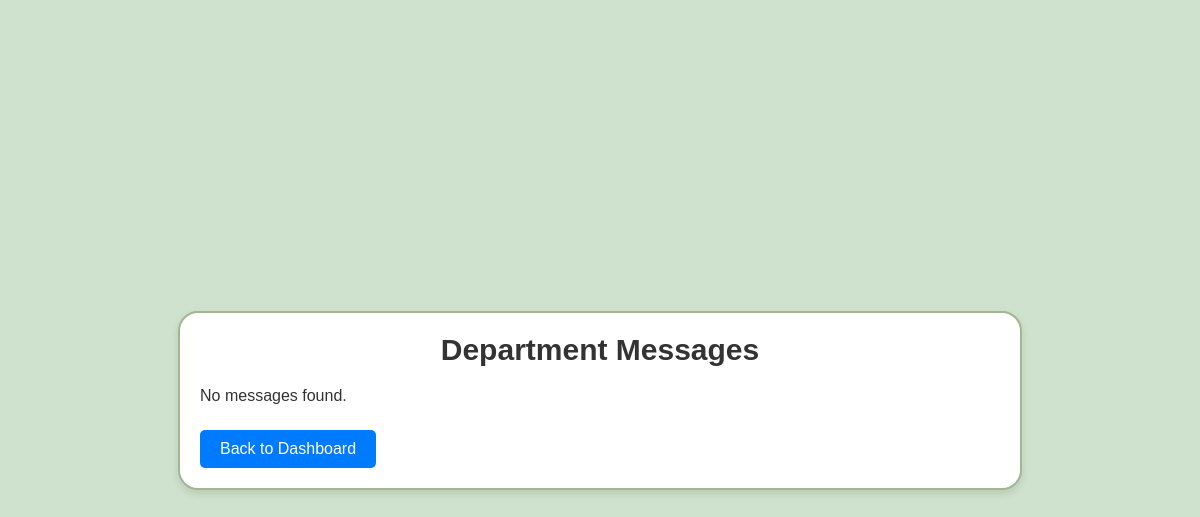
/Employee/employee_messages.php, run on an earlier commit of the app's database.
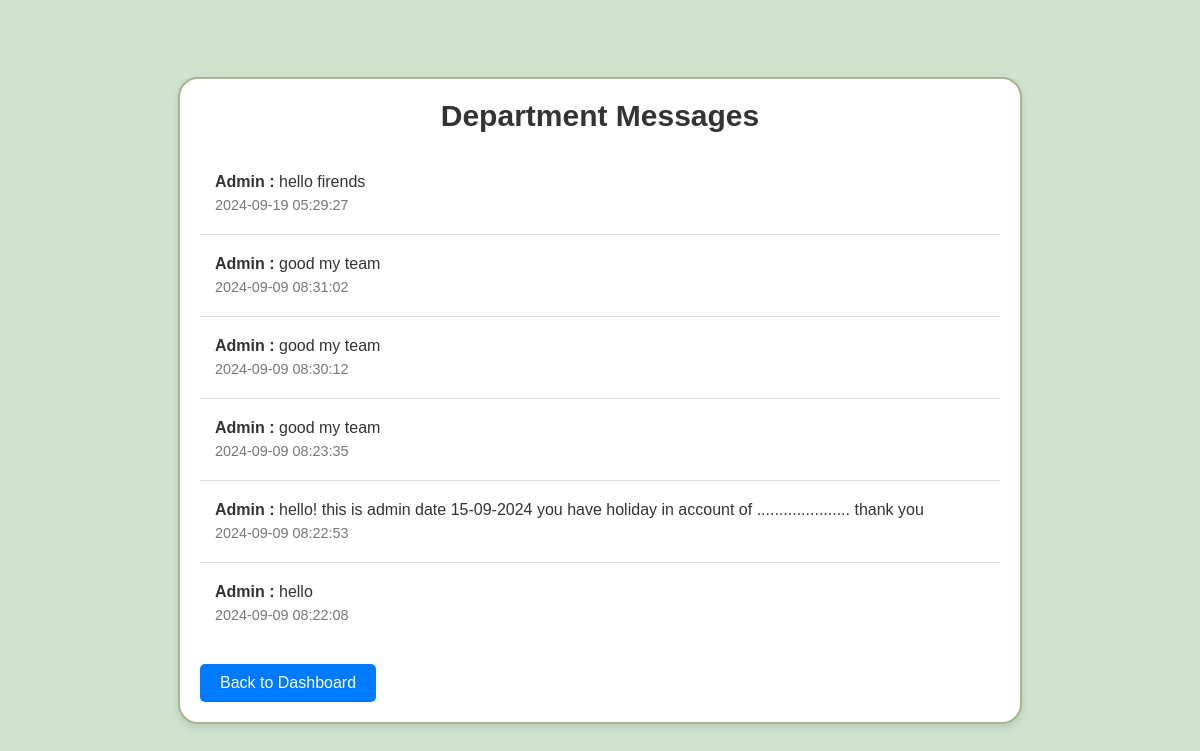
And on a later commit of the database.
### tables this page shows
CREATE TABLE `department_messages` (
  `id` int(11) NOT NULL,
  `message` text NOT NULL,
  `created_at` timestamp NOT NULL DEFAULT current_timestamp()
);

### Employee/employee_messages.php (the view, shortened to what this page needs)
<?php
include("../Backend/Database/connection.php");
$query = "SELECT message, created_at FROM department_messages ORDER BY created_at DESC";
$result = mysqli_query($conn, $query);
?>
<!DOCTYPE html>
<html lang="en">
<head>
    <link rel="stylesheet" href="css/employee_message.css">
</head>
<body>
    <div class="container">
        <h1>Department Messages</h1>
        <?php if (mysqli_num_rows($result) > 0): ?>
            <ul>
                <?php while ($row = mysqli_fetch_assoc($result)): ?>
                    <li>
                        <p><strong>Admin :</strong> <?php echo htmlspecialchars($row['message']); ?></p>
                        <p><small><?php echo htmlspecialchars($row['created_at']); ?></small></p>
                    </li>
                <?php endwhile; ?>
            </ul>
        <?php else: ?>
            <p>No messages found.</p>
        <?php endif; ?>
        <a href="EmployeeDashboard.php" class="back-button">Back to Dashboard</a>
    </div>
</body>
</html>

### Employee/css/employee_message.css (style rules this page uses)
body, h1, p, ul { margin: 0; padding: 0; box-sizing: border-box; }
body { font-family: Arial, sans-serif; background-color: #cfe2ce; color: #333; display: flex; justify-content: center; align-items: center; min-height: 100vh; padding: 20px; }
.container { background: #fff; border-radius: 20px; border: 2px solid #a3b68f; box-shadow: 0 4px 8px rgba(0, 0, 0, 0.1); padding: 20px; max-width: 800px; width: 100%; animation: fadeIn 1s ease-out; }
h1 { font-size: 30px; margin-bottom: 20px; color: #333; text-align: center; }
ul { list-style-type: none; padding: 0; }
li { border-bottom: 1px solid #ddd; padding: 15px; transition: background 0.3s ease; }
li:last-child { border-bottom: none; }
p { margin: 5px 0; }
strong { color: #333; }
small { color: #777; font-size: 0.9em; }
.back-button { display: inline-block; margin-top: 20px; padding: 10px 20px; font-size: 16px; color: #fff; background-color: #007bff; border: none; border-radius: 5px; text-decoration: none; text-align: center; transition: background-color 0.3s ease; }

What changed in the data, as far as the page shows it:
added department_messages: message "hello firends", created_at "2024-09-19 05:29:27"
added department_messages: message "good my team", created_at "2024-09-09 08:31:02"
added department_messages: message "good my team", created_at "2024-09-09 08:30:12"
added department_messages: message "good my team", created_at "2024-09-09 08:23:35"
added department_messages: message "hello! this is admin date 15-09-2024 you have holiday in account of ..................... thank you", created_at "2024-09-09 08:22:53"
added department_messages: message "hello", created_at "2024-09-09 08:22:08"
Also different on the page:
text no longer shown: "No messages found."
